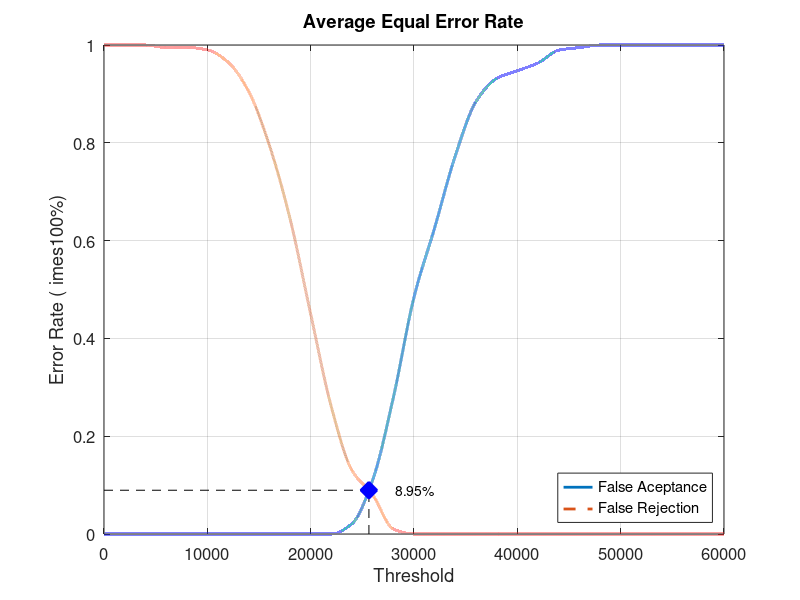
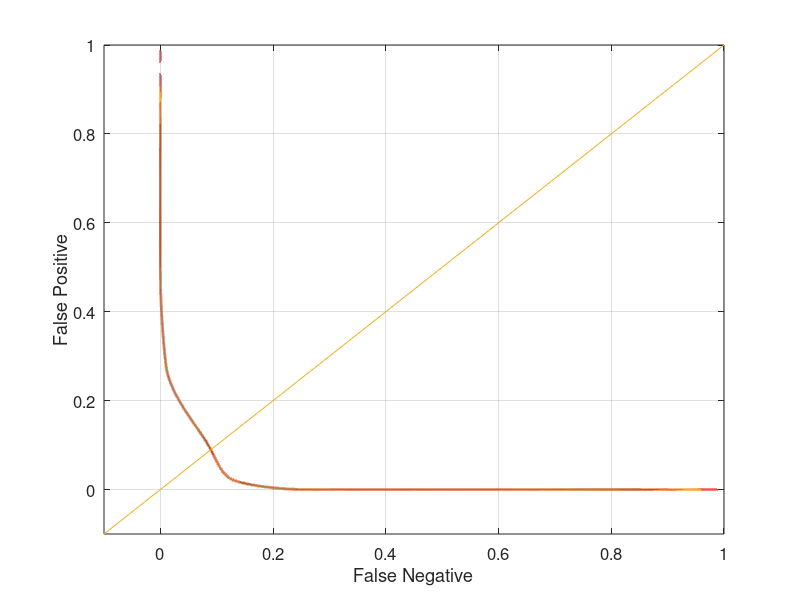

MATLAB code for these plots, in order:
close all;
clear;
clc;
x = 0:2000:60000;
xq = 0:0.5:60000;

y0 = [0 0 0 0 0 0 0 0 0 0 0 0 0.0210526 0.110526 0.278947 0.484211 0.626316 0.773684 0.884211 0.931579 0.947368 0.963158 0.989474 0.994737 1 1 1 1 1 1 1]
yy0 = interp1(x, y0, xq, 'pchip');
y1 = [1 1 1 0.995 0.995 0.99 0.965 0.905 0.795 0.645 0.45 0.26 0.13 0.08 0.01 0 0 0 0 0 0 0 0 0 0 0 0 0 0 0 0]
yy1 = interp1(x, y1, xq, 'pchip');

% Calculating EER: 
y2 = abs(y0 - y1);
find(y2 == min(y2))
yy2 = abs(yy0 - yy1);
xEER = find(yy2 == min(yy2));
xEERIndex = xq(xEER) % X-axis EER
yEER = yy0(xEER) % Y-axis EER

main = figure
plot(xq, yy0,'-','LineWidth', 2);	hold on
plot(xq, yy1,'--','LineWidth', 2);	hold on
plot([xEERIndex xEERIndex], [0 yEER], 'k--');	hold on
plot([0 xEERIndex], [yEER yEER], 'k--');	hold on
plot(xEERIndex, yEER, 'bx', 'LineWidth', 10);	hold on
text(xEERIndex + 10 * xEERIndex / 100, yEER, [num2str(round((10000 * yEER)) / 100) '%'])
legend('False Aceptance', 'False Rejection', 'Location', 'SouthEast')
xlabel('Threshold')
ylabel('Error Rate (	imes100%)')
title('Average Equal Error Rate')
set(gca, 'FontSize', 12)
axis([0 60000 0 1])
grid on

print(main, 'Database1_4Main', '-dpng');
FNRxFPR = figure('Color', [1 1 1]);
plot(yy1, yy0, '-', yy1, yy0, 'LineWidth', 2);
hold on
y = -0.1:0.1:1
plot(y, y); 
set(gca, 'FontSize', 12)
xlabel('False Negative')
ylabel('False Positive')
axis([-0.1 1 -0.1 1])
set(gca, 'FontSize', 12)
grid on

print(FNRxFPR, 'Database1_4FNRxFPR','-dpng');
